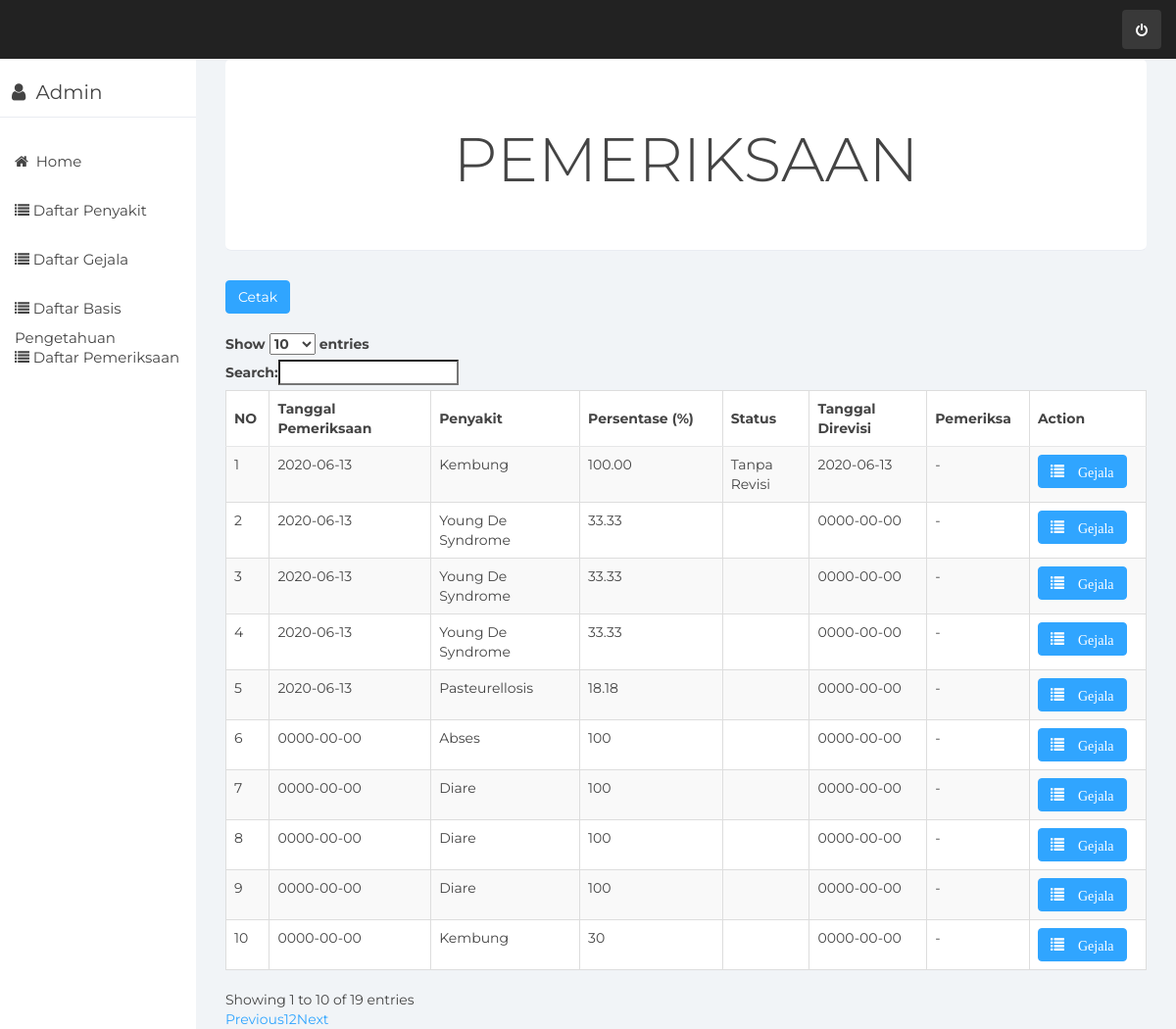
/index.php/pemeriksaan/DataPemeriksaan, run on the app's committed database.
### tables this page shows
CREATE TABLE `tb_pemeriksaan` (
  `id_pemeriksaan` int(10) NOT NULL,
  `id_penyakit` varchar(10) NOT NULL,
  `hasil` varchar(1000) NOT NULL,
  `status` enum('1','2','3','4') NOT NULL,
  `tgl_pemeriksaan` date NOT NULL,
  `tgl_revisi` date DEFAULT NULL,
  `id_pengelola` int(10) DEFAULT NULL
);

CREATE TABLE `tb_penyakit` (
  `id_penyakit` varchar(10) NOT NULL,
  `nama_penyakit` varchar(1000) NOT NULL,
  `definisi` text NOT NULL,
  `solusi` text NOT NULL
);

### application/controllers/Pemeriksaan.php (called while the page is built, shortened)
<?php
class Pemeriksaan extends CI_Controller {
	public function __construct()
	{
		$this->load->model('M_pemeriksaan');
		$this->load->helper('url','form');
		$this->load->library('form_validation');
	}
	public function DataPemeriksaan()
	{
		$data['pemeriksaan'] = $this->M_pemeriksaan->getDataPemeriksaan();
		$this->load->view('tabelpemeriksaan',$data);
	}
	}

### index.php (called while the page is built, shortened)
<?php
require_once BASEPATH.'core/CodeIgniter.php';

### application/models/M_pemeriksaan.php (called while the page is built, shortened)
<?php
class M_pemeriksaan extends CI_Model {
	public function getDataPemeriksaan()
	{
		$query = $this->db->query("SELECT tb_pemeriksaan.*, tb_penyakit.id_penyakit, tb_penyakit.nama_penyakit, tb_pengelola.id_pengelola, tb_pengelola.nama FROM tb_pemeriksaan INNER JOIN tb_penyakit ON tb_pemeriksaan.id_penyakit = tb_penyakit.id_penyakit LEFT JOIN tb_pengelola ON tb_pemeriksaan.id_pengelola = tb_pengelola.id_pengelola ORDER BY id_pemeriksaan DESC");
		return $query->result();
	}
}

### application/views/tabelpemeriksaan.php (the view, shortened to what this page needs)
<div class="col-sm-9 col-sm-offset-3 col-lg-10 col-lg-offset-2 main">
      <div class="main-panel">
        <div class="content">
            <div class="container-fluid">
                <div class="row">
                    <div class="col-md-12">
                        <div class="jumbotron text-center">
                              <h1>PEMERIKSAAN</h1>
                        </div>
                        <table class="table table-striped table-bordered data">
                           <a href="<?php echo site_url('Cetak')?>"> <button type="kembali" class="btn btn-primary">Cetak</button>
                          <br>
                          <br>
                          <thead>
                            <tr class="bg-group">
                              <th width="5px">NO</th>
                              <th>Tanggal Pemeriksaan</th>
                              <th>Penyakit</th>
                              <th>Persentase (%)</th>
                              <th>Status</th>
                              <th>Tanggal Direvisi</th>
                              <th>Pemeriksa</th>
                              <th>Action</th>
                            </tr>
                          </thead>
                          <tbody>
                            <?php
                               $i=1;
                              foreach ($pemeriksaan as $key)
                              {
                            ?>
                            <tr>
                              <td><?php echo $i; ?></td>
                              <td><?php echo $key->tgl_pemeriksaan;?></td>
                              <td><?php echo $key->nama_penyakit;?></td>
                              <td><?php echo $key->hasil;?></td>
                              <td>
                                <?php
                                  if ($key->status==1)
                                  echo "Tanpa Revisi";
                                ?>
                              </td>
                              <td>
                                <?php
                                  if ($key->tgl_revisi==0000-00-00){
                                    echo "-";
                                  }else{
                                    echo $key->tgl_revisi;
                                  }
                                ?>
                              </td>
                              <td>
                                <?php
                                  if ($key->id_pengelola==null){
                                    echo "-";
                                  }else{
                                    echo $key->nama;
                                  }
                                ?>
                              </td>
                              <td>
                                <a href="<?=site_url()?>/Pakar/detailPemeriksaan/<?php echo $key->id_pemeriksaan ?>" class="btn btn-primary"><span class="glyphicon glyphicon-list"> Gejala</a>
                              </td>
                            </tr>
                            <?php
                              $i++;
                              }
                            ?>
                          </tbody>
                        </table>
                      </div>
                    </div>
                </div>
            </div>
        </div>

### assets/css/styles.css (style rules this page uses)
body { background: #f1f4f7; padding-top: 60px; font-size: 14px; color: #444444; font-family: "Montserrat", "Helvetica Neue", Helvetica, Arial, sans-serif; }
a, a:hover, a:focus { color: #30a5ff; }
h1, h2, h3, h4, h5, h6 { color: #444444; }
h1 { font-weight: 300; font-size: 40px; }
.btn-primary, .btn-primary:hover, .btn-primary:focus, .btn-primary:active, .btn-primary.active, .open > .dropdown-toggle.btn-primary, .btn-primary.disabled, .btn-primary[disabled], fieldset[disabled] .btn-primary, .btn-primary.disabled:hover, .btn-primary[disabled]:hover, fieldset[disabled] .btn-primary:hover, .btn-primary.disabled:focus, .btn-primary[disabled]:focus, fieldset[disabled] .btn-primary:focus, .btn-primary.disabled:active, .btn-primary[disabled]:active, fieldset[disabled] .btn-primary:active, .btn-primary.disabled.active, .btn-primary[disabled].active, fieldset[disabled] .btn-primary.active { background-color: #30a5ff; border-color: #30a5ff; }
.jumbotron { background: #fff; border-bottom: 1px solid #e9ecf2; color: #444444; }
.table { background: #fff; }
.table > thead > tr > th { border-bottom: 1px solid #e6e7e8; vertical-align: middle; height: 50px; }

### data on the page
tb_pemeriksaan: tgl_pemeriksaan "2020-06-13", id_penyakit.nama_penyakit "Kembung", hasil "100.00", status "Tanpa Revisi", tgl_revisi "2020-06-13"
tb_pemeriksaan: tgl_pemeriksaan "2020-06-13", id_penyakit.nama_penyakit "Young De Syndrome", hasil "33.33", tgl_revisi "0000-00-00"
tb_pemeriksaan: tgl_pemeriksaan "2020-06-13", id_penyakit.nama_penyakit "Young De Syndrome", hasil "33.33", tgl_revisi "0000-00-00"
tb_pemeriksaan: tgl_pemeriksaan "2020-06-13", id_penyakit.nama_penyakit "Young De Syndrome", hasil "33.33", tgl_revisi "0000-00-00"
tb_pemeriksaan: tgl_pemeriksaan "2020-06-13", id_penyakit.nama_penyakit "Pasteurellosis", hasil "18.18", tgl_revisi "0000-00-00"
tb_pemeriksaan: tgl_pemeriksaan "0000-00-00", id_penyakit.nama_penyakit "Abses", hasil "100", tgl_revisi "0000-00-00"
tb_pemeriksaan: tgl_pemeriksaan "0000-00-00", id_penyakit.nama_penyakit "Diare", hasil "100", tgl_revisi "0000-00-00"
tb_pemeriksaan: tgl_pemeriksaan "0000-00-00", id_penyakit.nama_penyakit "Diare", hasil "100", tgl_revisi "0000-00-00"
tb_pemeriksaan: tgl_pemeriksaan "0000-00-00", id_penyakit.nama_penyakit "Diare", hasil "100", tgl_revisi "0000-00-00"
tb_pemeriksaan: tgl_pemeriksaan "0000-00-00", id_penyakit.nama_penyakit "Kembung", hasil "30", tgl_revisi "0000-00-00"
